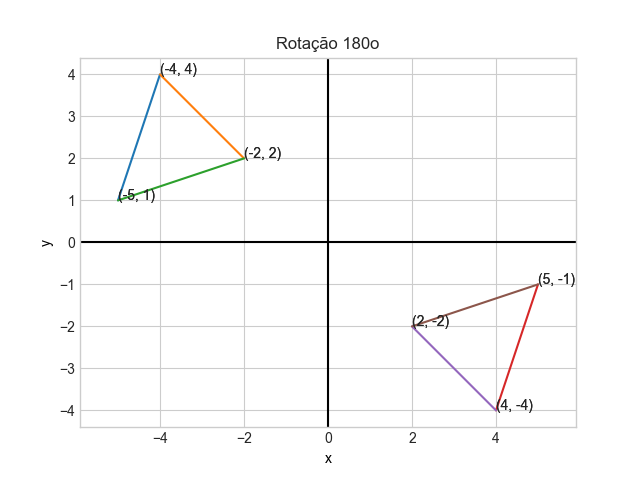

Source code (Python):
import matplotlib.pyplot as plt
import numpy as np
import math 

def reta(a, b):
    plt.axis('equal')
    plt.plot([a[0],b[0]], [a[1],b[1]])
    rotulos(a,b)

def retaX(a,b):
    plt.axis('equal')
    plt.plot([-a[0],-b[0]], [a[1],b[1]])
    alinha=[-a[0], a[1]]
    blinha=[-b[0], b[1]]
    rotulos(alinha, blinha)

def rotulos(a, b):
    label = f"({a[0]}, {a[1]})"
    plt.annotate(label, a)
    label = f"({b[0]}, {b[1]})"
    plt.annotate(label, b)


def rotacao180(a):
    mat = [round(-1*a[0] + 0*a[1],1), round(0*a[0] - 1*a[1],1)]
    return mat
    
c=[-5, 1]
b=[-4,4]
a=[-2,2]
plt.style.use('seaborn-whitegrid')

plt.axes()
reta(c,b)
reta(b,a)
reta(c,a)
alinha=rotacao180(a)
blinha=rotacao180(b)
clinha=rotacao180(c)
reta(clinha,blinha)
reta(blinha,alinha)
reta(clinha,alinha)

plt.axhline(color='black')
plt.axvline(color='black')
plt.xlabel('x', color='black')
plt.ylabel('y', color='black')
plt.title('Rotação 180o')
plt.show()
